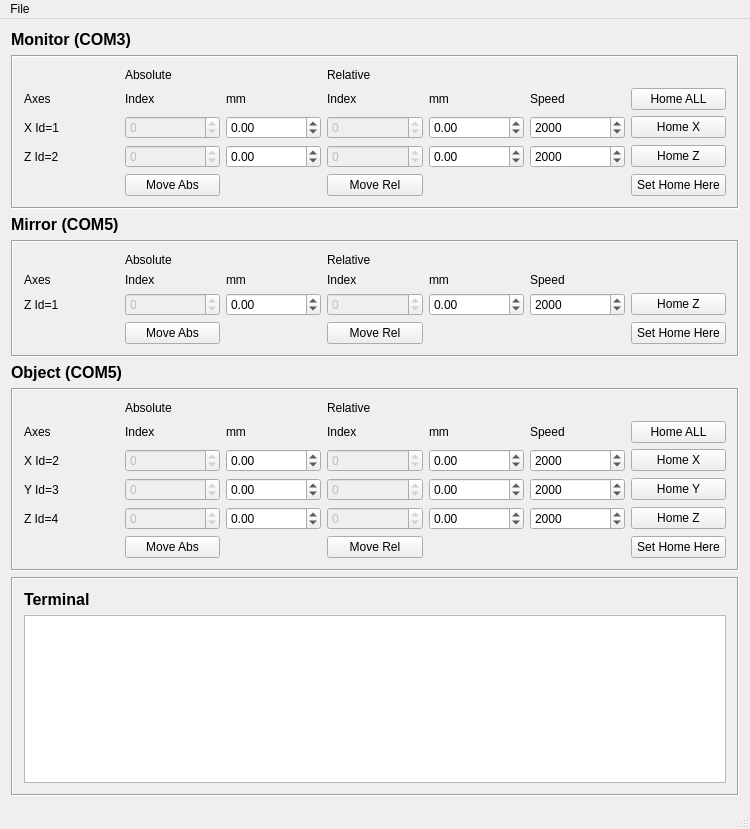
<?xml version="1.0" encoding="UTF-8"?>
<ui version="4.0">
 <class>MainWindow</class>
 <widget class="QMainWindow" name="MainWindow">
  <property name="geometry">
   <rect>
    <x>0</x>
    <y>0</y>
    <width>750</width>
    <height>829</height>
   </rect>
  </property>
  <property name="sizePolicy">
   <sizepolicy hsizetype="Preferred" vsizetype="Preferred">
    <horstretch>0</horstretch>
    <verstretch>0</verstretch>
   </sizepolicy>
  </property>
  <property name="maximumSize">
   <size>
    <width>16777215</width>
    <height>16777215</height>
   </size>
  </property>
  <property name="windowTitle">
   <string>Velmex motors controller v1.0</string>
  </property>
  <widget class="QWidget" name="centralWidget">
   <layout class="QVBoxLayout" name="verticalLayout_3">
    <item>
     <layout class="QVBoxLayout" name="verticalLayout">
      <item>
       <widget class="QLabel" name="label_54">
        <property name="text">
         <string>&lt;!DOCTYPE HTML PUBLIC &quot;-//W3C//DTD HTML 4.0//EN&quot; &quot;http://www.w3.org/TR/REC-html40/strict.dtd&quot;&gt;
&lt;html&gt;&lt;head&gt;&lt;meta name=&quot;qrichtext&quot; content=&quot;1&quot; /&gt;&lt;style type=&quot;text/css&quot;&gt;
p, li { white-space: pre-wrap; }
&lt;/style&gt;&lt;/head&gt;&lt;body style=&quot; font-family:'Ubuntu'; font-size:11pt; font-weight:400; font-style:normal;&quot;&gt;
&lt;p style=&quot; margin-top:0px; margin-bottom:0px; margin-left:0px; margin-right:0px; -qt-block-indent:0; text-indent:0px;&quot;&gt;&lt;span style=&quot; font-size:12pt; font-weight:600;&quot;&gt;Monitor (COM3)&lt;/span&gt;&lt;/p&gt;&lt;/body&gt;&lt;/html&gt;</string>
        </property>
       </widget>
      </item>
      <item>
       <widget class="QFrame" name="monitorFrame_5">
        <property name="frameShape">
         <enum>QFrame::Box</enum>
        </property>
        <property name="frameShadow">
         <enum>QFrame::Sunken</enum>
        </property>
        <property name="lineWidth">
         <number>1</number>
        </property>
        <layout class="QHBoxLayout" name="horizontalLayout_3">
         <item>
          <layout class="QGridLayout" name="gridLayout_5">
           <item row="0" column="1">
            <widget class="QLabel" name="label_43">
             <property name="text">
              <string>Absolute</string>
             </property>
            </widget>
           </item>
           <item row="0" column="3">
            <widget class="QLabel" name="label_45">
             <property name="text">
              <string>Relative</string>
             </property>
            </widget>
           </item>
           <item row="1" column="0">
            <widget class="QLabel" name="label_46">
             <property name="text">
              <string>Axes</string>
             </property>
            </widget>
           </item>
           <item row="1" column="1">
            <widget class="QLabel" name="label_47">
             <property name="text">
              <string>Index</string>
             </property>
            </widget>
           </item>
           <item row="1" column="2">
            <widget class="QLabel" name="label_48">
             <property name="text">
              <string>mm</string>
             </property>
            </widget>
           </item>
           <item row="1" column="3">
            <widget class="QLabel" name="label_49">
             <property name="text">
              <string>Index</string>
             </property>
            </widget>
           </item>
           <item row="1" column="4">
            <widget class="QLabel" name="label_50">
             <property name="text">
              <string>mm</string>
             </property>
            </widget>
           </item>
           <item row="1" column="5">
            <widget class="QLabel" name="label_51">
             <property name="text">
              <string>Speed</string>
             </property>
            </widget>
           </item>
           <item row="2" column="0">
            <widget class="QLabel" name="label_52">
             <property name="text">
              <string>X Id=1</string>
             </property>
            </widget>
           </item>
           <item row="2" column="6">
            <widget class="QPushButton" name="pushButtonHomeMonX">
             <property name="toolTip">
              <string>&lt;!DOCTYPE HTML PUBLIC &quot;-//W3C//DTD HTML 4.0//EN&quot; &quot;http://www.w3.org/TR/REC-html40/strict.dtd&quot;&gt;
&lt;html&gt;&lt;head&gt;&lt;meta name=&quot;qrichtext&quot; content=&quot;1&quot; /&gt;&lt;style type=&quot;text/css&quot;&gt;
p, li { white-space: pre-wrap; }
&lt;/style&gt;&lt;/head&gt;&lt;body style=&quot; font-family:'MS Shell Dlg 2'; font-size:8.25pt; font-weight:400; font-style:normal;&quot;&gt;
&lt;p style=&quot; margin-top:0px; margin-bottom:0px; margin-left:0px; margin-right:0px; -qt-block-indent:0; text-indent:0px;&quot;&gt;&lt;span style=&quot; font-size:8pt;&quot;&gt;Move the X axis of monitor to home (full right) and set that position as 0.&lt;/span&gt;&lt;/p&gt;
&lt;p style=&quot; margin-top:0px; margin-bottom:0px; margin-left:0px; margin-right:0px; -qt-block-indent:0; text-indent:0px;&quot;&gt;&lt;span style=&quot; font-size:8pt;&quot;&gt;Limits speed to 2000.&lt;/span&gt;&lt;/p&gt;&lt;/body&gt;&lt;/html&gt;</string>
             </property>
             <property name="text">
              <string>Home X</string>
             </property>
            </widget>
           </item>
           <item row="3" column="0">
            <widget class="QLabel" name="label_53">
             <property name="text">
              <string>Z Id=2</string>
             </property>
            </widget>
           </item>
           <item row="3" column="6">
            <widget class="QPushButton" name="pushButtonHomeMonZ">
             <property name="toolTip">
              <string>&lt;!DOCTYPE HTML PUBLIC &quot;-//W3C//DTD HTML 4.0//EN&quot; &quot;http://www.w3.org/TR/REC-html40/strict.dtd&quot;&gt;
&lt;html&gt;&lt;head&gt;&lt;meta name=&quot;qrichtext&quot; content=&quot;1&quot; /&gt;&lt;style type=&quot;text/css&quot;&gt;
p, li { white-space: pre-wrap; }
&lt;/style&gt;&lt;/head&gt;&lt;body style=&quot; font-family:'MS Shell Dlg 2'; font-size:8.25pt; font-weight:400; font-style:normal;&quot;&gt;
&lt;p style=&quot; margin-top:0px; margin-bottom:0px; margin-left:0px; margin-right:0px; -qt-block-indent:0; text-indent:0px;&quot;&gt;&lt;span style=&quot; font-size:8pt;&quot;&gt;Move the Z axis of monitor to home (full backward) and set that position as 0. Limits speed to 2000.&lt;/span&gt;&lt;/p&gt;&lt;/body&gt;&lt;/html&gt;</string>
             </property>
             <property name="text">
              <string>Home Z</string>
             </property>
            </widget>
           </item>
           <item row="4" column="1">
            <widget class="QPushButton" name="pushButtonMoveMonAbs">
             <property name="text">
              <string>Move Abs</string>
             </property>
            </widget>
           </item>
           <item row="2" column="2">
            <widget class="QDoubleSpinBox" name="boxMonAbsmmX">
             <property name="minimum">
              <double>-1000000.000000000000000</double>
             </property>
             <property name="maximum">
              <double>1000000.000000000000000</double>
             </property>
            </widget>
           </item>
           <item row="3" column="2">
            <widget class="QDoubleSpinBox" name="boxMonAbsmmZ">
             <property name="minimum">
              <double>-1000000.000000000000000</double>
             </property>
             <property name="maximum">
              <double>1000000.000000000000000</double>
             </property>
            </widget>
           </item>
           <item row="2" column="4">
            <widget class="QDoubleSpinBox" name="boxMonRelmmX">
             <property name="prefix">
              <string notr="true"/>
             </property>
             <property name="minimum">
              <double>-1000000.000000000000000</double>
             </property>
             <property name="maximum">
              <double>1000000.000000000000000</double>
             </property>
            </widget>
           </item>
           <item row="3" column="4">
            <widget class="QDoubleSpinBox" name="boxMonRelmmZ">
             <property name="prefix">
              <string notr="true"/>
             </property>
             <property name="minimum">
              <double>-1000000.000000000000000</double>
             </property>
             <property name="maximum">
              <double>1000000.000000000000000</double>
             </property>
            </widget>
           </item>
           <item row="3" column="5">
            <widget class="QSpinBox" name="boxMonSpeedZ">
             <property name="minimum">
              <number>200</number>
             </property>
             <property name="maximum">
              <number>3500</number>
             </property>
             <property name="singleStep">
              <number>100</number>
             </property>
             <property name="value">
              <number>2000</number>
             </property>
            </widget>
           </item>
           <item row="2" column="5">
            <widget class="QSpinBox" name="boxMonSpeedX">
             <property name="minimum">
              <number>200</number>
             </property>
             <property name="maximum">
              <number>3500</number>
             </property>
             <property name="singleStep">
              <number>100</number>
             </property>
             <property name="value">
              <number>2000</number>
             </property>
            </widget>
           </item>
           <item row="2" column="3">
            <widget class="QSpinBox" name="boxMonRelIndexX">
             <property name="enabled">
              <bool>false</bool>
             </property>
             <property name="minimum">
              <number>-1000000</number>
             </property>
             <property name="maximum">
              <number>1000000</number>
             </property>
            </widget>
           </item>
           <item row="3" column="3">
            <widget class="QSpinBox" name="boxMonRelIndexZ">
             <property name="enabled">
              <bool>false</bool>
             </property>
             <property name="minimum">
              <number>-1000000</number>
             </property>
             <property name="maximum">
              <number>1000000</number>
             </property>
            </widget>
           </item>
           <item row="2" column="1">
            <widget class="QSpinBox" name="boxMonAbsIndexX">
             <property name="enabled">
              <bool>false</bool>
             </property>
             <property name="minimum">
              <number>-1000000</number>
             </property>
             <property name="maximum">
              <number>1000000</number>
             </property>
            </widget>
           </item>
           <item row="3" column="1">
            <widget class="QSpinBox" name="boxMonAbsIndexZ">
             <property name="enabled">
              <bool>false</bool>
             </property>
             <property name="minimum">
              <number>-1000000</number>
             </property>
             <property name="maximum">
              <number>1000000</number>
             </property>
            </widget>
           </item>
           <item row="4" column="3">
            <widget class="QPushButton" name="pushButtonMoveMonRel">
             <property name="text">
              <string>Move Rel</string>
             </property>
            </widget>
           </item>
           <item row="1" column="6">
            <widget class="QPushButton" name="homeMonitor">
             <property name="toolTip">
              <string>&lt;!DOCTYPE HTML PUBLIC &quot;-//W3C//DTD HTML 4.0//EN&quot; &quot;http://www.w3.org/TR/REC-html40/strict.dtd&quot;&gt;
&lt;html&gt;&lt;head&gt;&lt;meta name=&quot;qrichtext&quot; content=&quot;1&quot; /&gt;&lt;style type=&quot;text/css&quot;&gt;
p, li { white-space: pre-wrap; }
&lt;/style&gt;&lt;/head&gt;&lt;body style=&quot; font-family:'MS Shell Dlg 2'; font-size:8.25pt; font-weight:400; font-style:normal;&quot;&gt;
&lt;p style=&quot; margin-top:0px; margin-bottom:0px; margin-left:0px; margin-right:0px; -qt-block-indent:0; text-indent:0px;&quot;&gt;&lt;span style=&quot; font-size:8pt;&quot;&gt;Home X and Z monitor motors and set their index to 0. Limits speed to 2000.&lt;/span&gt;&lt;/p&gt;&lt;/body&gt;&lt;/html&gt;</string>
             </property>
             <property name="text">
              <string>Home ALL</string>
             </property>
            </widget>
           </item>
           <item row="4" column="6">
            <widget class="QPushButton" name="pushButton">
             <property name="text">
              <string>Set Home Here</string>
             </property>
            </widget>
           </item>
          </layout>
         </item>
        </layout>
       </widget>
      </item>
      <item>
       <widget class="QLabel" name="label_33">
        <property name="text">
         <string>&lt;!DOCTYPE HTML PUBLIC &quot;-//W3C//DTD HTML 4.0//EN&quot; &quot;http://www.w3.org/TR/REC-html40/strict.dtd&quot;&gt;
&lt;html&gt;&lt;head&gt;&lt;meta name=&quot;qrichtext&quot; content=&quot;1&quot; /&gt;&lt;style type=&quot;text/css&quot;&gt;
p, li { white-space: pre-wrap; }
&lt;/style&gt;&lt;/head&gt;&lt;body style=&quot; font-family:'Ubuntu'; font-size:11pt; font-weight:400; font-style:normal;&quot;&gt;
&lt;p style=&quot; margin-top:0px; margin-bottom:0px; margin-left:0px; margin-right:0px; -qt-block-indent:0; text-indent:0px;&quot;&gt;&lt;span style=&quot; font-size:12pt; font-weight:600;&quot;&gt;Mirror (COM5)&lt;/span&gt;&lt;/p&gt;&lt;/body&gt;&lt;/html&gt;</string>
        </property>
       </widget>
      </item>
      <item>
       <widget class="QFrame" name="monitorFrame_4">
        <property name="frameShape">
         <enum>QFrame::Box</enum>
        </property>
        <property name="frameShadow">
         <enum>QFrame::Sunken</enum>
        </property>
        <property name="lineWidth">
         <number>1</number>
        </property>
        <layout class="QHBoxLayout" name="horizontalLayout">
         <item>
          <layout class="QGridLayout" name="gridLayout_4">
           <item row="1" column="4">
            <widget class="QLabel" name="label_40">
             <property name="text">
              <string>mm</string>
             </property>
            </widget>
           </item>
           <item row="2" column="2">
            <widget class="QDoubleSpinBox" name="boxMirrAbsmmZ">
             <property name="minimum">
              <double>-1000000.000000000000000</double>
             </property>
             <property name="maximum">
              <double>1000000.000000000000000</double>
             </property>
            </widget>
           </item>
           <item row="2" column="6">
            <widget class="QPushButton" name="pushButtonHomeMirrZ">
             <property name="toolTip">
              <string>&lt;!DOCTYPE HTML PUBLIC &quot;-//W3C//DTD HTML 4.0//EN&quot; &quot;http://www.w3.org/TR/REC-html40/strict.dtd&quot;&gt;
&lt;html&gt;&lt;head&gt;&lt;meta name=&quot;qrichtext&quot; content=&quot;1&quot; /&gt;&lt;style type=&quot;text/css&quot;&gt;
p, li { white-space: pre-wrap; }
&lt;/style&gt;&lt;/head&gt;&lt;body style=&quot; font-family:'MS Shell Dlg 2'; font-size:8.25pt; font-weight:400; font-style:normal;&quot;&gt;
&lt;p style=&quot; margin-top:0px; margin-bottom:0px; margin-left:0px; margin-right:0px; -qt-block-indent:0; text-indent:0px;&quot;&gt;&lt;span style=&quot; font-size:8pt;&quot;&gt;Move the Z axis of monitor to home (full backward) and set that position as 0.&lt;/span&gt;&lt;/p&gt;
&lt;p style=&quot; margin-top:0px; margin-bottom:0px; margin-left:0px; margin-right:0px; -qt-block-indent:0; text-indent:0px;&quot;&gt;&lt;span style=&quot; font-size:8pt;&quot;&gt;Limits speed to 4000.&lt;/span&gt;&lt;/p&gt;&lt;/body&gt;&lt;/html&gt;</string>
             </property>
             <property name="text">
              <string>Home Z</string>
             </property>
            </widget>
           </item>
           <item row="2" column="4">
            <widget class="QDoubleSpinBox" name="boxMirrRelmmZ">
             <property name="prefix">
              <string notr="true"/>
             </property>
             <property name="minimum">
              <double>-1000000.000000000000000</double>
             </property>
             <property name="maximum">
              <double>1000000.000000000000000</double>
             </property>
            </widget>
           </item>
           <item row="3" column="1">
            <widget class="QPushButton" name="pushButtonMoveMirr">
             <property name="text">
              <string>Move Abs</string>
             </property>
            </widget>
           </item>
           <item row="1" column="5">
            <widget class="QLabel" name="label_41">
             <property name="text">
              <string>Speed</string>
             </property>
            </widget>
           </item>
           <item row="1" column="2">
            <widget class="QLabel" name="label_38">
             <property name="text">
              <string>mm</string>
             </property>
            </widget>
           </item>
           <item row="0" column="3">
            <widget class="QLabel" name="label_35">
             <property name="text">
              <string>Relative</string>
             </property>
            </widget>
           </item>
           <item row="1" column="0">
            <widget class="QLabel" name="label_36">
             <property name="text">
              <string>Axes</string>
             </property>
            </widget>
           </item>
           <item row="1" column="1">
            <widget class="QLabel" name="label_37">
             <property name="text">
              <string>Index</string>
             </property>
            </widget>
           </item>
           <item row="2" column="0">
            <widget class="QLabel" name="label_44">
             <property name="text">
              <string>Z Id=1</string>
             </property>
            </widget>
           </item>
           <item row="3" column="6">
            <widget class="QPushButton" name="pushButton_2">
             <property name="text">
              <string>Set Home Here</string>
             </property>
            </widget>
           </item>
           <item row="0" column="1">
            <widget class="QLabel" name="label_34">
             <property name="text">
              <string>Absolute</string>
             </property>
            </widget>
           </item>
           <item row="3" column="3">
            <widget class="QPushButton" name="pushButtonMoveMirrRel">
             <property name="text">
              <string>Move Rel</string>
             </property>
            </widget>
           </item>
           <item row="2" column="1">
            <widget class="QSpinBox" name="boxMirrAbsIndexZ">
             <property name="enabled">
              <bool>false</bool>
             </property>
             <property name="minimum">
              <number>-1000000</number>
             </property>
             <property name="maximum">
              <number>1000000</number>
             </property>
            </widget>
           </item>
           <item row="2" column="3">
            <widget class="QSpinBox" name="boxMirrRelIndexZ">
             <property name="enabled">
              <bool>false</bool>
             </property>
             <property name="minimum">
              <number>-1000000</number>
             </property>
             <property name="maximum">
              <number>1000000</number>
             </property>
            </widget>
           </item>
           <item row="1" column="3">
            <widget class="QLabel" name="label_39">
             <property name="text">
              <string>Index</string>
             </property>
            </widget>
           </item>
           <item row="2" column="5">
            <widget class="QSpinBox" name="boxMirrSpeedZ">
             <property name="minimum">
              <number>200</number>
             </property>
             <property name="maximum">
              <number>3500</number>
             </property>
             <property name="singleStep">
              <number>100</number>
             </property>
             <property name="value">
              <number>2000</number>
             </property>
            </widget>
           </item>
          </layout>
         </item>
        </layout>
       </widget>
      </item>
      <item>
       <widget class="QLabel" name="label_21">
        <property name="text">
         <string>&lt;!DOCTYPE HTML PUBLIC &quot;-//W3C//DTD HTML 4.0//EN&quot; &quot;http://www.w3.org/TR/REC-html40/strict.dtd&quot;&gt;
&lt;html&gt;&lt;head&gt;&lt;meta name=&quot;qrichtext&quot; content=&quot;1&quot; /&gt;&lt;style type=&quot;text/css&quot;&gt;
p, li { white-space: pre-wrap; }
&lt;/style&gt;&lt;/head&gt;&lt;body style=&quot; font-family:'Ubuntu'; font-size:11pt; font-weight:400; font-style:normal;&quot;&gt;
&lt;p style=&quot; margin-top:0px; margin-bottom:0px; margin-left:0px; margin-right:0px; -qt-block-indent:0; text-indent:0px;&quot;&gt;&lt;span style=&quot; font-size:12pt; font-weight:600;&quot;&gt;Object (COM5)&lt;/span&gt;&lt;/p&gt;&lt;/body&gt;&lt;/html&gt;</string>
        </property>
       </widget>
      </item>
      <item>
       <widget class="QFrame" name="monitorFrame_3">
        <property name="frameShape">
         <enum>QFrame::Box</enum>
        </property>
        <property name="frameShadow">
         <enum>QFrame::Sunken</enum>
        </property>
        <property name="lineWidth">
         <number>1</number>
        </property>
        <layout class="QHBoxLayout" name="horizontalLayout_2">
         <item>
          <layout class="QGridLayout" name="gridLayout_3">
           <item row="0" column="1">
            <widget class="QLabel" name="label_22">
             <property name="text">
              <string>Absolute</string>
             </property>
            </widget>
           </item>
           <item row="0" column="3">
            <widget class="QLabel" name="label_23">
             <property name="text">
              <string>Relative</string>
             </property>
            </widget>
           </item>
           <item row="1" column="0">
            <widget class="QLabel" name="label_24">
             <property name="text">
              <string>Axes</string>
             </property>
            </widget>
           </item>
           <item row="1" column="1">
            <widget class="QLabel" name="label_25">
             <property name="text">
              <string>Index</string>
             </property>
            </widget>
           </item>
           <item row="1" column="2">
            <widget class="QLabel" name="label_26">
             <property name="text">
              <string>mm</string>
             </property>
            </widget>
           </item>
           <item row="1" column="3">
            <widget class="QLabel" name="label_27">
             <property name="text">
              <string>Index</string>
             </property>
            </widget>
           </item>
           <item row="1" column="4">
            <widget class="QLabel" name="label_28">
             <property name="text">
              <string>mm</string>
             </property>
            </widget>
           </item>
           <item row="1" column="5">
            <widget class="QLabel" name="label_32">
             <property name="text">
              <string>Speed</string>
             </property>
            </widget>
           </item>
           <item row="2" column="0">
            <widget class="QLabel" name="label_29">
             <property name="text">
              <string>X Id=2</string>
             </property>
            </widget>
           </item>
           <item row="2" column="6">
            <widget class="QPushButton" name="pushButtonHomeObjX">
             <property name="toolTip">
              <string>&lt;!DOCTYPE HTML PUBLIC &quot;-//W3C//DTD HTML 4.0//EN&quot; &quot;http://www.w3.org/TR/REC-html40/strict.dtd&quot;&gt;
&lt;html&gt;&lt;head&gt;&lt;meta name=&quot;qrichtext&quot; content=&quot;1&quot; /&gt;&lt;style type=&quot;text/css&quot;&gt;
p, li { white-space: pre-wrap; }
&lt;/style&gt;&lt;/head&gt;&lt;body style=&quot; font-family:'MS Shell Dlg 2'; font-size:8.25pt; font-weight:400; font-style:normal;&quot;&gt;
&lt;p style=&quot; margin-top:0px; margin-bottom:0px; margin-left:0px; margin-right:0px; -qt-block-indent:0; text-indent:0px;&quot;&gt;&lt;span style=&quot; font-size:8pt;&quot;&gt;Home the object X axis (full right) and set its index to 0.&lt;/span&gt;&lt;/p&gt;
&lt;p style=&quot; margin-top:0px; margin-bottom:0px; margin-left:0px; margin-right:0px; -qt-block-indent:0; text-indent:0px;&quot;&gt;&lt;span style=&quot; font-size:8pt;&quot;&gt;Limits speed to 4000.&lt;/span&gt;&lt;/p&gt;&lt;/body&gt;&lt;/html&gt;</string>
             </property>
             <property name="text">
              <string>Home X</string>
             </property>
            </widget>
           </item>
           <item row="3" column="0">
            <widget class="QLabel" name="label_30">
             <property name="text">
              <string>Y Id=3</string>
             </property>
            </widget>
           </item>
           <item row="3" column="6">
            <widget class="QPushButton" name="pushButtonHomeObjY">
             <property name="toolTip">
              <string>&lt;!DOCTYPE HTML PUBLIC &quot;-//W3C//DTD HTML 4.0//EN&quot; &quot;http://www.w3.org/TR/REC-html40/strict.dtd&quot;&gt;
&lt;html&gt;&lt;head&gt;&lt;meta name=&quot;qrichtext&quot; content=&quot;1&quot; /&gt;&lt;style type=&quot;text/css&quot;&gt;
p, li { white-space: pre-wrap; }
&lt;/style&gt;&lt;/head&gt;&lt;body style=&quot; font-family:'MS Shell Dlg 2'; font-size:8.25pt; font-weight:400; font-style:normal;&quot;&gt;
&lt;p style=&quot; margin-top:0px; margin-bottom:0px; margin-left:0px; margin-right:0px; -qt-block-indent:0; text-indent:0px;&quot;&gt;&lt;span style=&quot; font-size:8pt;&quot;&gt;Home the object Y axis (full down) and set its index to 0.&lt;/span&gt;&lt;/p&gt;
&lt;p style=&quot; margin-top:0px; margin-bottom:0px; margin-left:0px; margin-right:0px; -qt-block-indent:0; text-indent:0px;&quot;&gt;&lt;span style=&quot; font-size:8pt;&quot;&gt;Limits speed to 4000.&lt;/span&gt;&lt;/p&gt;&lt;/body&gt;&lt;/html&gt;</string>
             </property>
             <property name="text">
              <string>Home Y</string>
             </property>
            </widget>
           </item>
           <item row="4" column="0">
            <widget class="QLabel" name="label_31">
             <property name="text">
              <string>Z Id=4</string>
             </property>
            </widget>
           </item>
           <item row="4" column="6">
            <widget class="QPushButton" name="pushButtonHomeObjZ">
             <property name="toolTip">
              <string>&lt;!DOCTYPE HTML PUBLIC &quot;-//W3C//DTD HTML 4.0//EN&quot; &quot;http://www.w3.org/TR/REC-html40/strict.dtd&quot;&gt;
&lt;html&gt;&lt;head&gt;&lt;meta name=&quot;qrichtext&quot; content=&quot;1&quot; /&gt;&lt;style type=&quot;text/css&quot;&gt;
p, li { white-space: pre-wrap; }
&lt;/style&gt;&lt;/head&gt;&lt;body style=&quot; font-family:'MS Shell Dlg 2'; font-size:8.25pt; font-weight:400; font-style:normal;&quot;&gt;
&lt;p style=&quot; margin-top:0px; margin-bottom:0px; margin-left:0px; margin-right:0px; -qt-block-indent:0; text-indent:0px;&quot;&gt;&lt;span style=&quot; font-size:8pt;&quot;&gt;Home the object Z axis (full far) and set its index to 0.&lt;/span&gt;&lt;/p&gt;
&lt;p style=&quot; margin-top:0px; margin-bottom:0px; margin-left:0px; margin-right:0px; -qt-block-indent:0; text-indent:0px;&quot;&gt;&lt;span style=&quot; font-size:8pt;&quot;&gt;Limits speed to 4000.&lt;/span&gt;&lt;/p&gt;&lt;/body&gt;&lt;/html&gt;</string>
             </property>
             <property name="text">
              <string>Home Z</string>
             </property>
            </widget>
           </item>
           <item row="5" column="1">
            <widget class="QPushButton" name="pushButtonMoveObj">
             <property name="text">
              <string>Move Abs</string>
             </property>
            </widget>
           </item>
           <item row="2" column="2">
            <widget class="QDoubleSpinBox" name="boxObjAbsmmX">
             <property name="minimum">
              <double>-1000000.000000000000000</double>
             </property>
             <property name="maximum">
              <double>1000000.000000000000000</double>
             </property>
            </widget>
           </item>
           <item row="2" column="4">
            <widget class="QDoubleSpinBox" name="boxObjRelmmX">
             <property name="prefix">
              <string notr="true"/>
             </property>
             <property name="minimum">
              <double>-1000000.000000000000000</double>
             </property>
             <property name="maximum">
              <double>1000000.000000000000000</double>
             </property>
            </widget>
           </item>
           <item row="3" column="4">
            <widget class="QDoubleSpinBox" name="boxObjRelmmY">
             <property name="prefix">
              <string notr="true"/>
             </property>
             <property name="minimum">
              <double>-1000000.000000000000000</double>
             </property>
             <property name="maximum">
              <double>1000000.000000000000000</double>
             </property>
            </widget>
           </item>
           <item row="4" column="4">
            <widget class="QDoubleSpinBox" name="boxObjRelmmZ">
             <property name="prefix">
              <string notr="true"/>
             </property>
             <property name="minimum">
              <double>-1000000.000000000000000</double>
             </property>
             <property name="maximum">
              <double>1000000.000000000000000</double>
             </property>
            </widget>
           </item>
           <item row="3" column="2">
            <widget class="QDoubleSpinBox" name="boxObjAbsmmY">
             <property name="minimum">
              <double>-1000000.000000000000000</double>
             </property>
             <property name="maximum">
              <double>1000000.000000000000000</double>
             </property>
            </widget>
           </item>
           <item row="4" column="2">
            <widget class="QDoubleSpinBox" name="boxObjAbsmmZ">
             <property name="minimum">
              <double>-1000000.000000000000000</double>
             </property>
             <property name="maximum">
              <double>1000000.000000000000000</double>
             </property>
            </widget>
           </item>
           <item row="2" column="5">
            <widget class="QSpinBox" name="boxObjSpeedX">
             <property name="minimum">
              <number>200</number>
             </property>
             <property name="maximum">
              <number>5000</number>
             </property>
             <property name="singleStep">
              <number>100</number>
             </property>
             <property name="value">
              <number>2000</number>
             </property>
            </widget>
           </item>
           <item row="3" column="5">
            <widget class="QSpinBox" name="boxObjSpeedY">
             <property name="minimum">
              <number>200</number>
             </property>
             <property name="maximum">
              <number>5000</number>
             </property>
             <property name="singleStep">
              <number>100</number>
             </property>
             <property name="value">
              <number>2000</number>
             </property>
            </widget>
           </item>
           <item row="4" column="5">
            <widget class="QSpinBox" name="boxObjSpeedZ">
             <property name="minimum">
              <number>200</number>
             </property>
             <property name="maximum">
              <number>5000</number>
             </property>
             <property name="singleStep">
              <number>100</number>
             </property>
             <property name="value">
              <number>2000</number>
             </property>
            </widget>
           </item>
           <item row="2" column="3">
            <widget class="QSpinBox" name="boxObjRelIndexX">
             <property name="enabled">
              <bool>false</bool>
             </property>
             <property name="minimum">
              <number>-1000000</number>
             </property>
             <property name="maximum">
              <number>1000000</number>
             </property>
            </widget>
           </item>
           <item row="3" column="3">
            <widget class="QSpinBox" name="boxObjRelIndexY">
             <property name="enabled">
              <bool>false</bool>
             </property>
             <property name="minimum">
              <number>-1000000</number>
             </property>
             <property name="maximum">
              <number>1000000</number>
             </property>
            </widget>
           </item>
           <item row="4" column="3">
            <widget class="QSpinBox" name="boxObjRelIndexZ">
             <property name="enabled">
              <bool>false</bool>
             </property>
             <property name="minimum">
              <number>-1000000</number>
             </property>
             <property name="maximum">
              <number>1000000</number>
             </property>
            </widget>
           </item>
           <item row="2" column="1">
            <widget class="QSpinBox" name="boxObjAbsIndexX">
             <property name="enabled">
              <bool>false</bool>
             </property>
             <property name="minimum">
              <number>-1000000</number>
             </property>
             <property name="maximum">
              <number>1000000</number>
             </property>
            </widget>
           </item>
           <item row="3" column="1">
            <widget class="QSpinBox" name="boxObjAbsIndexY">
             <property name="enabled">
              <bool>false</bool>
             </property>
             <property name="minimum">
              <number>-1000000</number>
             </property>
             <property name="maximum">
              <number>1000000</number>
             </property>
            </widget>
           </item>
           <item row="4" column="1">
            <widget class="QSpinBox" name="boxObjAbsIndexZ">
             <property name="enabled">
              <bool>false</bool>
             </property>
             <property name="minimum">
              <number>-1000000</number>
             </property>
             <property name="maximum">
              <number>1000000</number>
             </property>
            </widget>
           </item>
           <item row="5" column="3">
            <widget class="QPushButton" name="pushButtonMoveObjRel">
             <property name="text">
              <string>Move Rel</string>
             </property>
            </widget>
           </item>
           <item row="1" column="6">
            <widget class="QPushButton" name="homeObject">
             <property name="text">
              <string>Home ALL</string>
             </property>
            </widget>
           </item>
           <item row="5" column="6">
            <widget class="QPushButton" name="pushButton_3">
             <property name="text">
              <string>Set Home Here</string>
             </property>
            </widget>
           </item>
          </layout>
         </item>
        </layout>
       </widget>
      </item>
      <item>
       <widget class="QFrame" name="frame">
        <property name="frameShape">
         <enum>QFrame::Box</enum>
        </property>
        <property name="frameShadow">
         <enum>QFrame::Sunken</enum>
        </property>
        <layout class="QVBoxLayout" name="verticalLayout_2">
         <item>
          <widget class="QLabel" name="label">
           <property name="text">
            <string>&lt;!DOCTYPE HTML PUBLIC &quot;-//W3C//DTD HTML 4.0//EN&quot; &quot;http://www.w3.org/TR/REC-html40/strict.dtd&quot;&gt;
&lt;html&gt;&lt;head&gt;&lt;meta name=&quot;qrichtext&quot; content=&quot;1&quot; /&gt;&lt;style type=&quot;text/css&quot;&gt;
p, li { white-space: pre-wrap; }
&lt;/style&gt;&lt;/head&gt;&lt;body style=&quot; font-family:'Ubuntu'; font-size:11pt; font-weight:400; font-style:normal;&quot;&gt;
&lt;p style=&quot; margin-top:0px; margin-bottom:0px; margin-left:0px; margin-right:0px; -qt-block-indent:0; text-indent:0px;&quot;&gt;&lt;span style=&quot; font-size:12pt; font-weight:600;&quot;&gt;Terminal&lt;/span&gt;&lt;/p&gt;&lt;/body&gt;&lt;/html&gt;</string>
           </property>
          </widget>
         </item>
         <item>
          <widget class="QPlainTextEdit" name="plainTextEdit">
           <property name="horizontalScrollBarPolicy">
            <enum>Qt::ScrollBarAlwaysOff</enum>
           </property>
          </widget>
         </item>
        </layout>
       </widget>
      </item>
     </layout>
    </item>
   </layout>
  </widget>
  <widget class="QMenuBar" name="menuBar">
   <property name="geometry">
    <rect>
     <x>0</x>
     <y>0</y>
     <width>750</width>
     <height>25</height>
    </rect>
   </property>
   <widget class="QMenu" name="menuFile">
    <property name="title">
     <string>File</string>
    </property>
    <addaction name="actionHelp"/>
    <addaction name="actionQuit"/>
   </widget>
   <addaction name="menuFile"/>
  </widget>
  <widget class="QStatusBar" name="statusBar"/>
  <action name="actionQuit">
   <property name="text">
    <string>Quit</string>
   </property>
   <property name="shortcut">
    <string>Ctrl+Q</string>
   </property>
  </action>
  <action name="actionHelp">
   <property name="text">
    <string>Help</string>
   </property>
  </action>
 </widget>
 <layoutdefault spacing="6" margin="11"/>
 <resources/>
 <connections/>
</ui>
